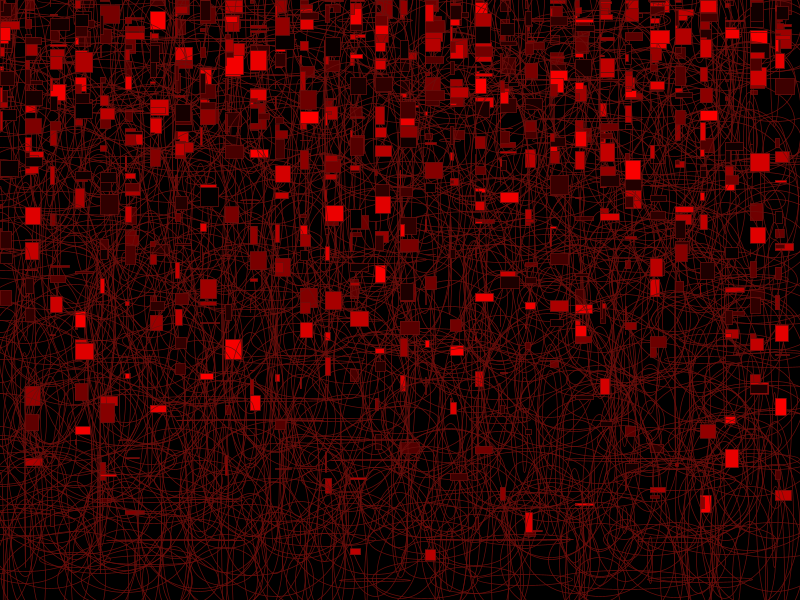
Frame 1 (no input)
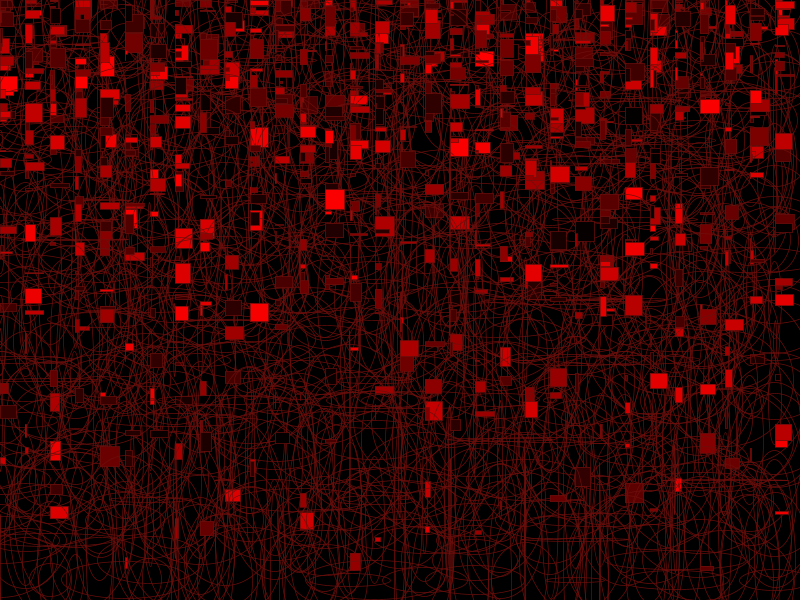
Frame 60 (the mouse pressed at the canvas centre just before this capture)
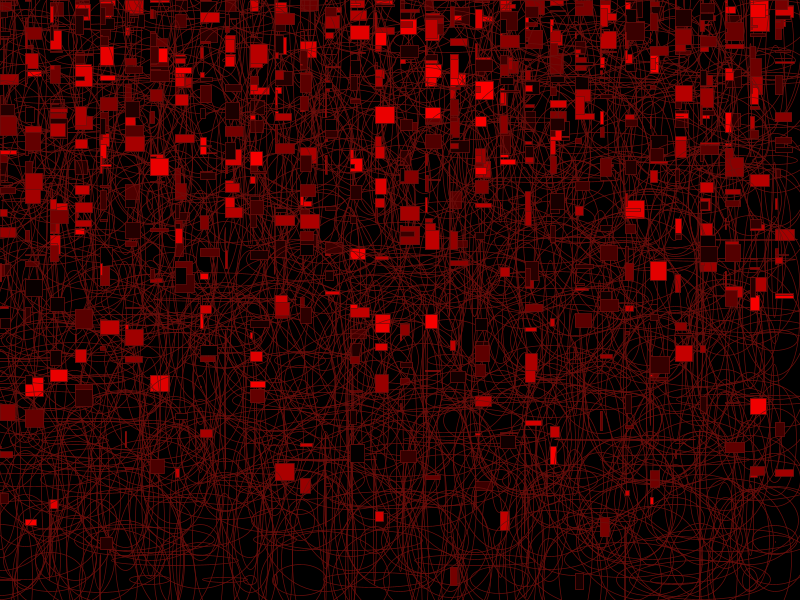
Frame 120 (the mouse held since frame 60 and released just before this capture)

The Processing sketch that drew these frames (run headless with seeded random() and noise(); from frame 60 on, the mouse is pressed at the canvas centre):

// Processing sketch: processing_22300
// ── processing_22300.pde

//EMOTION sketch 
//Sruthi Kainady

//canvas description
void setup(){
size(800, 600);
smooth();
background(208,80,84);
}

//for creating parallel circles
void draw(){
  background(0);
strokeWeight(.7);               
stroke(108,14,11);
for(int y = 0; y < 600; y +=20){    //vertical gap between units
  for (int x = 0; x < 800; x +=25){    //horizontal gap between units
  fill(random(255),0,0);
rect(x,random(y),random(20),random(20));
 noFill();
  ellipse(x,y,random(150),random(200));
 
  }
}
}                                               
